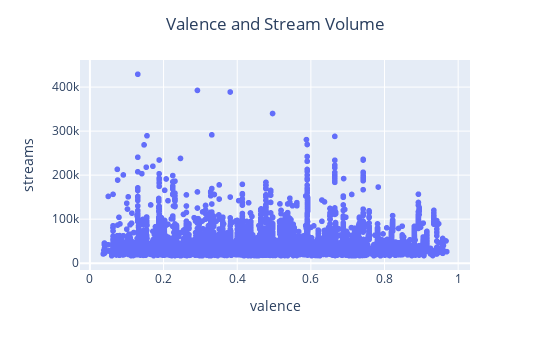

The cell this chart's notebook holds for it:
### Markdown cell above
<p>We can see noteworthy correlations between valence and energy, danceability and loudness which is a useful insight because it tells us that this attribute may be the one for us to focus on.
What is valence?</p>
<p>The Spotify web api documents (https://developer.spotify.com/documentation/web-api/reference/#/operations/get-several-audio-features) say this:</p>
<p><it>"A measure from 0.0 to 1.0 describing the musical positiveness conveyed by a track. Tracks with high valence sound more positive (e.g. happy, cheerful, euphoric), while tracks with low valence sound more negative (e.g. sad, depressed, angry)."</it></p>

### Code cell
# Does valence affect the number of streams, for example?
valence_streams = charts_df[['week_start','song','artist','valence','streams']]\
.sort_values('streams',ascending=False).drop_duplicates(subset='song')
valence_stream_fig = px.scatter(data_frame=charts_df, x="valence",y="streams",
                                
                               
                                width=550,
                                height= 350
                               )
valence_stream_fig.update_layout(title='Valence and Stream Volume',title_x = 0.5)

### Figure 1 — Plotly figure (JSON) as saved in the notebook; plotly's stock layout.template omitted (floating-point values rounded to 4 significant figures; data arrays with more than 128 entries replaced by an {"elided": "..."} marker saying what was removed)
{"data": [{"hovertemplate": "valence=%{x}<br>streams=%{y}<extra></extra>", "legendgroup": "", "marker": {"color": "#636efa", "symbol": "circle"}, "mode": "markers", "name": "", "showlegend": false, "type": "scattergl", "x": {"elided": "10400 float values"}, "xaxis": "x", "y": {"elided": "10400 int values"}, "yaxis": "y"}], "layout": {"height": 350, "legend": {"tracegroupgap": 0}, "margin": {"t": 60}, "title": {"text": "Valence and Stream Volume", "x": 0.5}, "width": 550, "xaxis": {"anchor": "y", "domain": [0, 1], "title": {"text": "valence"}}, "yaxis": {"anchor": "x", "domain": [0, 1], "title": {"text": "streams"}}}}
